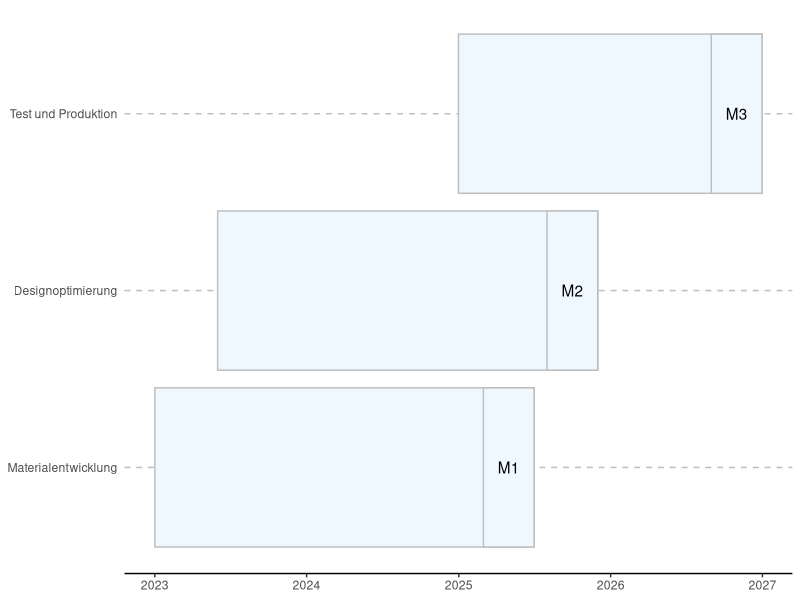

Generate this figure with R:
## ---- chunk 1
library(ggplot2)
library(tibble)
library(lubridate)
library(tidyr)

# make tabular plan
tk <- c("Materialentwicklung", "Designoptimierung", "Test und Produktion", "M1", "M2", "M3")
st <- c(ymd("20230101"), ymd("20230601"), ymd("20241231"))
gt <- tibble(
  begin = c(st, st[1] + months(26), st[2] + months(26), st[3] + months(20)),
  end = c(st[1] + months(30), st[2] + months(30), st[3] + months(24), st[1] + months(30), st[2] + months(30), st[3] + months(24)),
  bottom = c(1, 2, 3, 1, 2, 3) - .45,
  top = c(1, 2, 3, 1, 2, 3) + .45,
  task = rep(factor(tk[1:3], tk[1:3]), 2),
  label = c(rep("", 3),"M1", "M2", "M3"),
  x = c(st, st[1] + months(28), st[2] + months(28), st[3] + months(22))
)

ggplot(gt, aes(x= x, label = label, y = task, ymin = bottom, ymax = top, xmin = begin, xmax = end, fill = "aliceblue")) +
  geom_rect(color = "grey") +
  geom_text() +
  scale_fill_identity() +
  theme_classic() +
  theme(
    axis.title = element_blank(), 
    axis.ticks.y = element_blank(), 
    axis.line.y = element_blank(), 
    panel.grid.major.y = element_line(colour = "grey", linetype = 2)
  )
